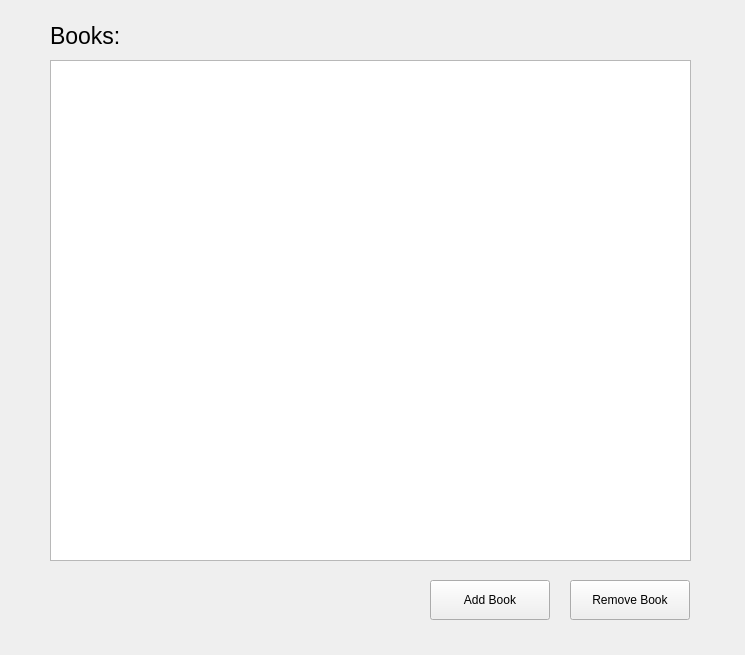
<?xml version="1.0" encoding="UTF-8"?>
<ui version="4.0">
 <class>Books</class>
 <widget class="QWidget" name="Books">
  <property name="geometry">
   <rect>
    <x>0</x>
    <y>0</y>
    <width>745</width>
    <height>655</height>
   </rect>
  </property>
  <property name="windowTitle">
   <string>Form</string>
  </property>
  <widget class="QListWidget" name="listWidget">
   <property name="geometry">
    <rect>
     <x>50</x>
     <y>60</y>
     <width>641</width>
     <height>501</height>
    </rect>
   </property>
  </widget>
  <widget class="QLabel" name="label">
   <property name="geometry">
    <rect>
     <x>50</x>
     <y>20</y>
     <width>111</width>
     <height>31</height>
    </rect>
   </property>
   <property name="font">
    <font>
     <pointsize>17</pointsize>
    </font>
   </property>
   <property name="text">
    <string>Books:</string>
   </property>
  </widget>
  <widget class="QPushButton" name="AddBookButton">
   <property name="geometry">
    <rect>
     <x>430</x>
     <y>580</y>
     <width>120</width>
     <height>40</height>
    </rect>
   </property>
   <property name="minimumSize">
    <size>
     <width>120</width>
     <height>40</height>
    </size>
   </property>
   <property name="maximumSize">
    <size>
     <width>100</width>
     <height>30</height>
    </size>
   </property>
   <property name="text">
    <string>Add Book</string>
   </property>
  </widget>
  <widget class="QPushButton" name="RemoveButton">
   <property name="geometry">
    <rect>
     <x>570</x>
     <y>580</y>
     <width>120</width>
     <height>40</height>
    </rect>
   </property>
   <property name="minimumSize">
    <size>
     <width>120</width>
     <height>40</height>
    </size>
   </property>
   <property name="maximumSize">
    <size>
     <width>100</width>
     <height>30</height>
    </size>
   </property>
   <property name="text">
    <string>Remove Book</string>
   </property>
  </widget>
 </widget>
 <resources/>
 <connections/>
</ui>
